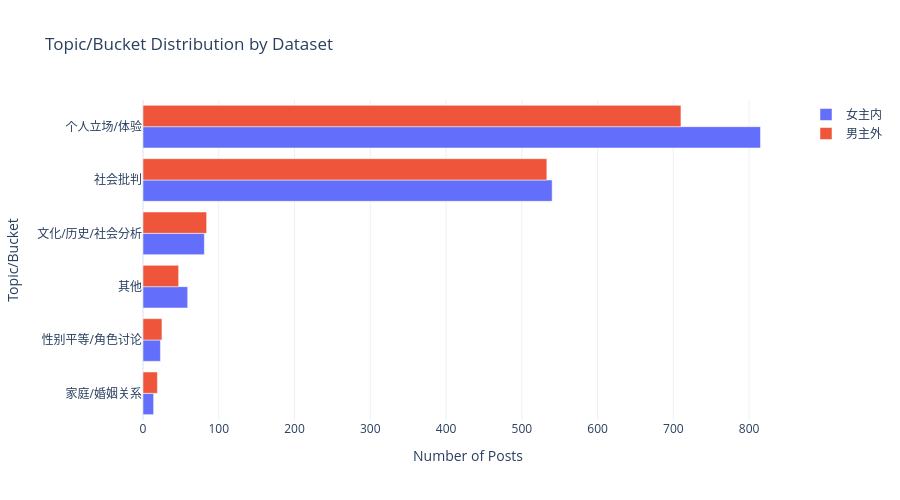

Here is the notebook cell this chart was saved with:
### Code cell
# Bucket/Topic distribution by dataset
bucket_total = df_clean.dropna(subset=['qwen_bucket']).groupby(['dataset', 'qwen_bucket']).size().reset_index(name='count')
bucket_total = bucket_total.sort_values('count', ascending=True)

fig5 = go.Figure()

for dataset in ['女主内', '男主外']:
    data = bucket_total[bucket_total['dataset'] == dataset]
    fig5.add_trace(go.Bar(
        y=data['qwen_bucket'],
        x=data['count'],
        name=dataset,
        orientation='h',
        hovertemplate='<b>%{fullData.name}</b><br>%{y}<br>Count: %{x}<extra></extra>'
    ))

fig5.update_layout(
    title='Topic/Bucket Distribution by Dataset',
    xaxis_title='Number of Posts',
    yaxis_title='Topic/Bucket',
    barmode='group',
    height=500,
    template='plotly_white',
    hovermode='x unified'
)

fig5.show()

### Figure 1 — Plotly figure (JSON) as saved in the notebook; plotly's stock layout.template omitted (floating-point values rounded to 4 significant figures)
{"data": [{"hovertemplate": "<b>%{fullData.name}</b><br>%{y}<br>Count: %{x}<extra></extra>", "name": "女主内", "orientation": "h", "type": "bar", "x": [14, 23, 59, 81, 540, 815], "y": ["家庭/婚姻关系", "性别平等/角色讨论", "其他", "文化/历史/社会分析", "社会批判", "个人立场/体验"]}, {"hovertemplate": "<b>%{fullData.name}</b><br>%{y}<br>Count: %{x}<extra></extra>", "name": "男主外", "orientation": "h", "type": "bar", "x": [19, 25, 47, 84, 533, 710], "y": ["家庭/婚姻关系", "性别平等/角色讨论", "其他", "文化/历史/社会分析", "社会批判", "个人立场/体验"]}], "layout": {"barmode": "group", "height": 500, "hovermode": "x unified", "title": {"text": "Topic/Bucket Distribution by Dataset"}, "xaxis": {"title": {"text": "Number of Posts"}}, "yaxis": {"title": {"text": "Topic/Bucket"}}}}
